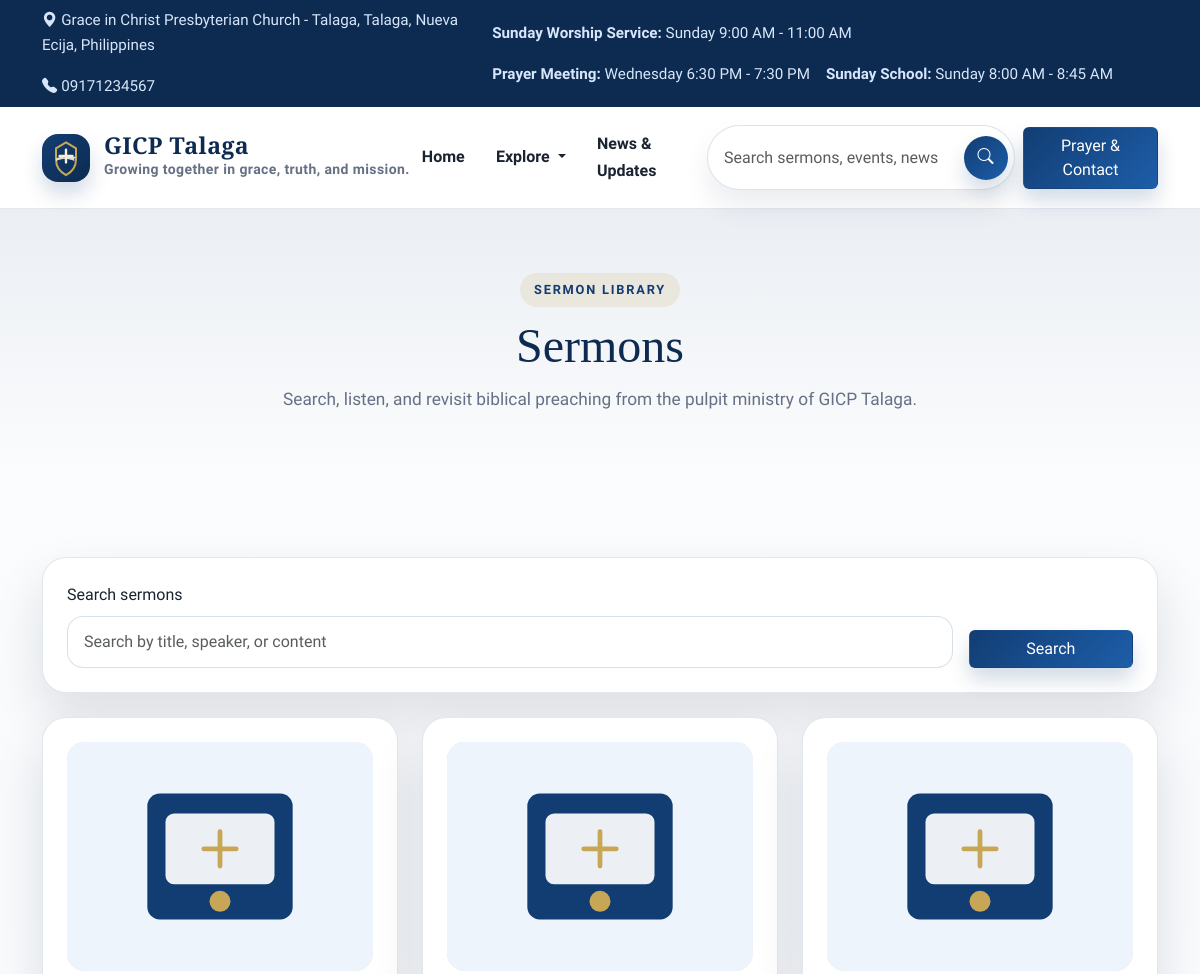
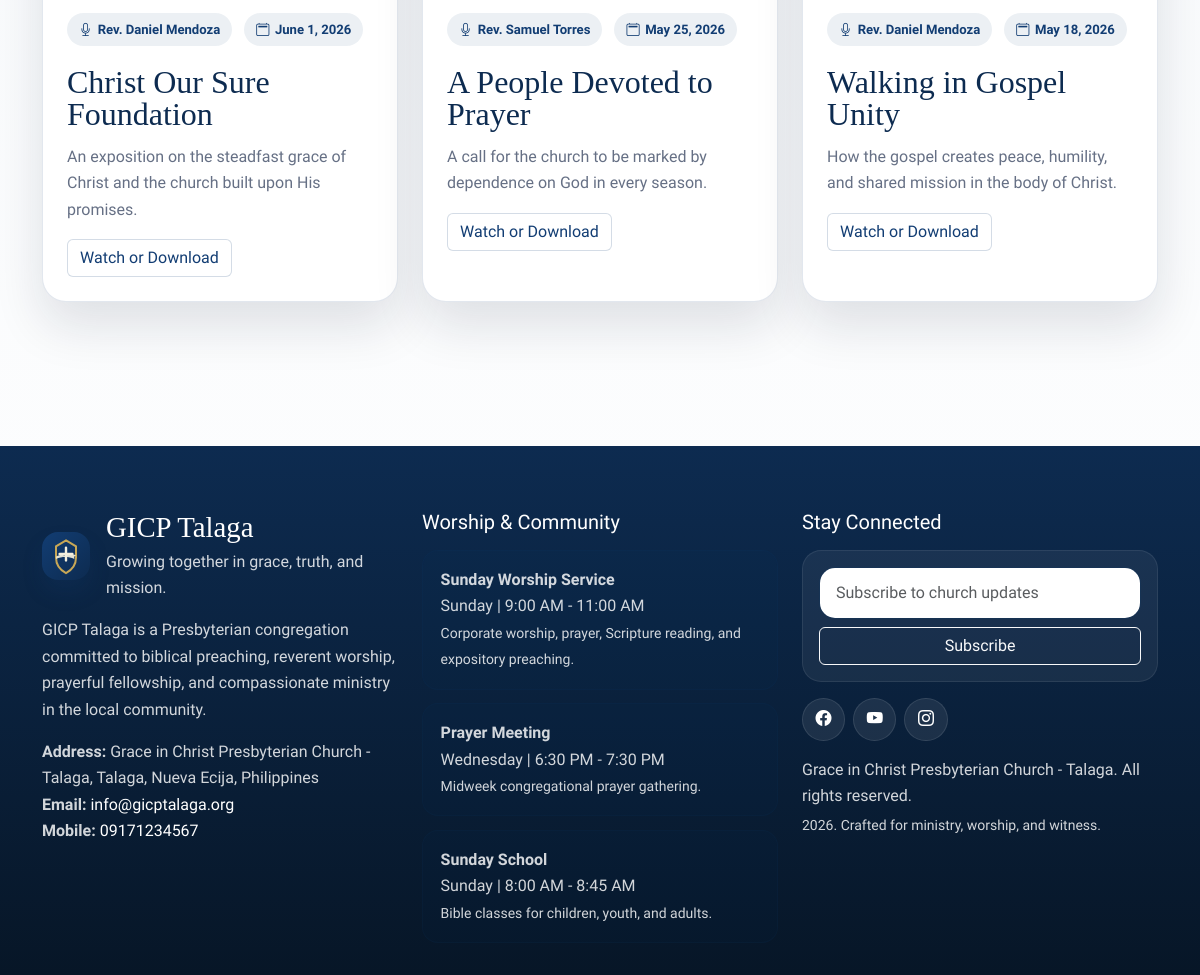
Page /index.php/site/sermons on the committed database (2 pictures, top to bottom).
### tables this page shows
CREATE TABLE `church_profile` (
  `id` INT UNSIGNED NOT NULL AUTO_INCREMENT,
  `church_name` VARCHAR(255) NOT NULL,
  `short_name` VARCHAR(120) NOT NULL,
  `tagline` VARCHAR(255) NULL,
  `logo` VARCHAR(255) NULL,
  `hero_image` VARCHAR(255) NULL,
  `welcome_message` LONGTEXT NULL,
  `brief_intro` LONGTEXT NULL,
  `history` LONGTEXT NULL,
  `mission` LONGTEXT NULL,
  `vision` LONGTEXT NULL,
  `core_values` LONGTEXT NULL,
  `statement_of_faith` LONGTEXT NULL,
  `address` VARCHAR(255) NULL,
  `email` VARCHAR(150) NULL,
  `mobile_number` VARCHAR(50) NULL,
  `landline` VARCHAR(50) NULL,
  `google_map_embed` LONGTEXT NULL,
  `facebook_url` VARCHAR(255) NULL,
  `youtube_url` VARCHAR(255) NULL,
  `instagram_url` VARCHAR(255) NULL,
  `prayer_cta_text` VARCHAR(255) NULL,
  `created_at` DATETIME NOT NULL,
  `updated_at` DATETIME NOT NULL,
  PRIMARY KEY (`id`)
);

CREATE TABLE `service_schedules` (
  `id` INT UNSIGNED NOT NULL AUTO_INCREMENT,
  `title` VARCHAR(150) NOT NULL,
  `day_name` VARCHAR(50) NOT NULL,
  `time_range` VARCHAR(80) NOT NULL,
  `description` VARCHAR(255) NULL,
  `display_order` INT NOT NULL DEFAULT 0,
  `is_visible` TINYINT(1) NOT NULL DEFAULT 1,
  `created_at` DATETIME NOT NULL,
  `updated_at` DATETIME NOT NULL,
  PRIMARY KEY (`id`)
);

CREATE TABLE `menu_items` (
  `id` INT UNSIGNED NOT NULL AUTO_INCREMENT,
  `label` VARCHAR(100) NOT NULL,
  `url` VARCHAR(255) NOT NULL,
  `icon` VARCHAR(80) NULL,
  `target` VARCHAR(20) NOT NULL DEFAULT '_self',
  `parent_id` INT UNSIGNED NULL,
  `sort_order` INT NOT NULL DEFAULT 0,
  `is_visible` TINYINT(1) NOT NULL DEFAULT 1,
  `created_at` DATETIME NOT NULL,
  `updated_at` DATETIME NOT NULL,
  PRIMARY KEY (`id`),
  CONSTRAINT `fk_menu_items_parent` FOREIGN KEY (`parent_id`) REFERENCES `menu_items`(`id`) ON DELETE SET NULL ON UPDATE CASCADE
);

CREATE TABLE `sermons` (
  `id` INT UNSIGNED NOT NULL AUTO_INCREMENT,
  `title` VARCHAR(255) NOT NULL,
  `slug` VARCHAR(200) NOT NULL,
  `speaker` VARCHAR(150) NOT NULL,
  `sermon_date` DATE NOT NULL,
  `excerpt` LONGTEXT NULL,
  `content` LONGTEXT NULL,
  `youtube_url` VARCHAR(255) NULL,
  `featured_image` VARCHAR(255) NULL,
  `status` ENUM('draft', 'published', 'archived') NOT NULL DEFAULT 'published',
  `created_at` DATETIME NOT NULL,
  `updated_at` DATETIME NOT NULL,
  PRIMARY KEY (`id`),
  UNIQUE KEY `uk_sermons_slug` (`slug`)
);

### application/views/site/sermons.php (the view, shortened to what the rows shown need)
<?php
$this->load->view('site/partials/page_header', compact('title', 'lead', 'eyebrow'));
?>
<section class="section-spacing">
	<div class="container">
		<div class="row g-4">
			<?php foreach ($sermons as $sermon): ?>
				<div class="col-md-6 col-xl-4">
					<div class="content-card h-100">
						<img class="card-media" src="<?php echo media_url($sermon->featured_image, 'images/placeholders/sermon.svg'); ?>" alt="<?php echo html_escape($sermon->title); ?>">
						<div class="detail-meta">
							<span class="content-badge"><i class="bi bi-mic"></i><?php echo html_escape($sermon->speaker); ?></span>
							<span class="content-badge"><i class="bi bi-calendar2"></i><?php echo formatted_date($sermon->sermon_date); ?></span>
						</div>
						<h2 class="card-title"><?php echo html_escape($sermon->title); ?></h2>
						<p class="card-text"><?php echo excerpt($sermon->excerpt, 150); ?></p>
						<a class="btn btn-outline-church" href="<?php echo site_url('sermons/'.$sermon->slug); ?>">Watch or Download</a>
					</div>
				</div>
			<?php endforeach; ?>
		</div>
	</div>
</section>

### application/views/site/layout/header.php (shortened to what the rows shown need)
<!doctype html>
<html lang="en">
<head>
	<link href="https://cdn.jsdelivr.net/npm/bootstrap@5.3.3/dist/css/bootstrap.min.css" rel="stylesheet">
	<link href="https://cdn.jsdelivr.net/npm/bootstrap-icons@1.11.3/font/bootstrap-icons.css" rel="stylesheet">
	<link rel="stylesheet" href="<?php echo asset_url('css/site.css'); ?>">
</head>
<body>
<div class="site-topbar py-2">
	<div class="container d-flex flex-column flex-lg-row justify-content-between gap-2 align-items-lg-center">
		<div class="d-flex flex-wrap gap-3">
			<span><i class="bi bi-geo-alt-fill me-1"></i><?php echo html_escape($church_profile->address); ?></span>
			<span><i class="bi bi-telephone-fill me-1"></i><?php echo html_escape($church_profile->mobile_number); ?></span>
		</div>
		<div class="d-flex flex-wrap gap-3 align-items-center">
			<?php foreach ($service_schedules as $schedule): ?>
				<span><strong><?php echo html_escape($schedule->title); ?>:</strong> <?php echo html_escape($schedule->day_name.' '.$schedule->time_range); ?></span>
			<?php endforeach; ?>
		</div>
	</div>
</div>
<nav class="navbar navbar-expand-xl sticky-top">
	<div class="container">
		<?php
		$dropdown_urls = array('about-us', 'pastors', 'ministries', 'sermons', 'events', 'gallery', 'contact');
		$dropdown_items = array();
		$dropdown_active = FALSE;
		foreach ($menu_items as $menu_item)
		{
			if (in_array(trim($menu_item->url, '/'), $dropdown_urls, TRUE))
			{
				$dropdown_items[] = $menu_item;
			}
		}
		?>
		<a class="navbar-brand" href="<?php echo base_url(); ?>">
			<img class="brand-mark" src="<?php echo media_url($church_profile->logo, 'images/logo.svg'); ?>" alt="<?php echo html_escape($church_profile->short_name); ?> logo">
			<span>
				<span class="brand-title d-block"><?php echo html_escape($church_profile->short_name); ?></span>
				<span class="brand-subtitle d-block"><?php echo html_escape($church_profile->tagline); ?></span>
			</span>
		</a>
		<div class="collapse navbar-collapse" id="siteNav">
			<ul class="navbar-nav ms-auto align-items-xl-center gap-xl-1 mb-3 mb-xl-0">
				<?php $dropdown_rendered = FALSE; ?>
				<?php foreach ($menu_items as $menu_item): ?>
					<?php if (in_array(trim($menu_item->url, '/'), $dropdown_urls, TRUE)): ?>
						<?php if (!$dropdown_rendered && !empty($dropdown_items)): ?>
							<li class="nav-item dropdown">
								<a class="nav-link dropdown-toggle <?php echo $dropdown_active ? 'active' : ''; ?>" href="#" id="headerExploreDropdown" role="button" data-bs-toggle="dropdown" aria-expanded="false">
									Explore
								</a>
							</li>
							<?php $dropdown_rendered = TRUE; ?>
						<?php endif; ?>
						<?php continue; ?>
					<?php endif; ?>
					<li class="nav-item">
						<a class="nav-link <?php echo is_active_menu($menu_item->url); ?>" target="<?php echo html_escape($menu_item->target); ?>" href="<?php echo base_url(ltrim($menu_item->url, '/')); ?>"><?php echo html_escape($menu_item->label); ?></a>
					</li>
				<?php endforeach; ?>
			</ul>
		</div>
	</div>
</nav>
<main id="main-content">

### application/views/site/partials/page_header.php
<section class="page-hero">
	<div class="container">
		<div class="row justify-content-center">
			<div class="col-lg-10 text-center">
				<span class="eyebrow"><?php echo isset($eyebrow) ? html_escape($eyebrow) : 'Grace in Christ Presbyterian Church'; ?></span>
				<h1 class="section-title"><?php echo html_escape($title); ?></h1>
				<?php if (!empty($lead)): ?>
					<p class="section-lead mx-auto"><?php echo html_escape($lead); ?></p>
				<?php endif; ?>
			</div>
		</div>
	</div>
</section>

### application/views/site/layout/footer.php (shortened to what the rows shown need)
</main>
<footer class="site-footer">
	<div class="container">
		<div class="row g-4 align-items-start">
			<div class="col-lg-4">
				<div class="d-flex align-items-center gap-3 mb-3">
					<img class="brand-mark" src="<?php echo media_url($church_profile->logo, 'images/logo.svg'); ?>" alt="<?php echo html_escape($church_profile->short_name); ?> logo">
					<div>
						<h2 class="footer-title mb-1"><?php echo html_escape($church_profile->short_name); ?></h2>
						<p class="mb-0"><?php echo html_escape($church_profile->tagline); ?></p>
					</div>
				</div>
				<p><?php echo html_escape($church_profile->brief_intro); ?></p>
				<p class="mb-0"><strong>Address:</strong> <?php echo html_escape($church_profile->address); ?></p>
				<p class="mb-0"><strong>Email:</strong> <a href="mailto:<?php echo html_escape($church_profile->email); ?>"><?php echo html_escape($church_profile->email); ?></a></p>
				<p><strong>Mobile:</strong> <a href="tel:<?php echo html_escape($church_profile->mobile_number); ?>"><?php echo html_escape($church_profile->mobile_number); ?></a></p>
			</div>
			<div class="col-lg-4">
				<ul class="schedule-list">
					<?php foreach ($service_schedules as $schedule): ?>
						<li>
							<strong><?php echo html_escape($schedule->title); ?></strong><br>
							<span><?php echo html_escape($schedule->day_name.' | '.$schedule->time_range); ?></span><br>
							<small><?php echo html_escape($schedule->description); ?></small>
						</li>
					<?php endforeach; ?>
				</ul>
			</div>
		</div>
	</div>
</footer>
</body>
</html>

### rows in the picture
church_profile: address "Grace in Christ Presbyterian Church - Talaga, Talaga, Nueva Ecija, Philippines", mobile_number "09171234567", logo (picture), short_name "GICP Talaga", tagline "Growing together in grace, truth, and mission.", brief_intro "GICP Talaga is a Presbyterian congregation committed to biblical preaching, reverent worship, prayerful fellowship, and compassionate ministry in the local community.", email "info@gicptalaga.org"
service_schedules: title "Sunday Worship Service", day_name+time_range "Sunday 9:00 AM - 11:00 AM", day_name+time_range "Sunday | 9:00 AM - 11:00 AM", description "Corporate worship, prayer, Scripture reading, and expository preaching."
service_schedules: title "Prayer Meeting", day_name+time_range "Wednesday 6:30 PM - 7:30 PM", day_name+time_range "Wednesday | 6:30 PM - 7:30 PM", description "Midweek congregational prayer gathering."
service_schedules: title "Sunday School", day_name+time_range "Sunday 8:00 AM - 8:45 AM", day_name+time_range "Sunday | 8:00 AM - 8:45 AM", description "Bible classes for children, youth, and adults."
menu_items: label "Home"
menu_items: label "News & Updates"
menu_items: label "Sermons"
sermons: featured_image (picture), speaker "Rev. Daniel Mendoza", sermon_date "June 1, 2026", title "Christ Our Sure Foundation", excerpt "An exposition on the steadfast grace of Christ and the church built upon His promises."
sermons: featured_image (picture), speaker "Rev. Samuel Torres", sermon_date "May 25, 2026", title "A People Devoted to Prayer", excerpt "A call for the church to be marked by dependence on God in every season."
sermons: featured_image (picture), speaker "Rev. Daniel Mendoza", sermon_date "May 18, 2026", title "Walking in Gospel Unity", excerpt "How the gospel creates peace, humility, and shared mission in the body of Christ."

### other values in the picture
$eyebrow "SERMON LIBRARY"
$lead "Search, listen, and revisit biblical preaching from the pulpit ministry of GICP Talaga."
